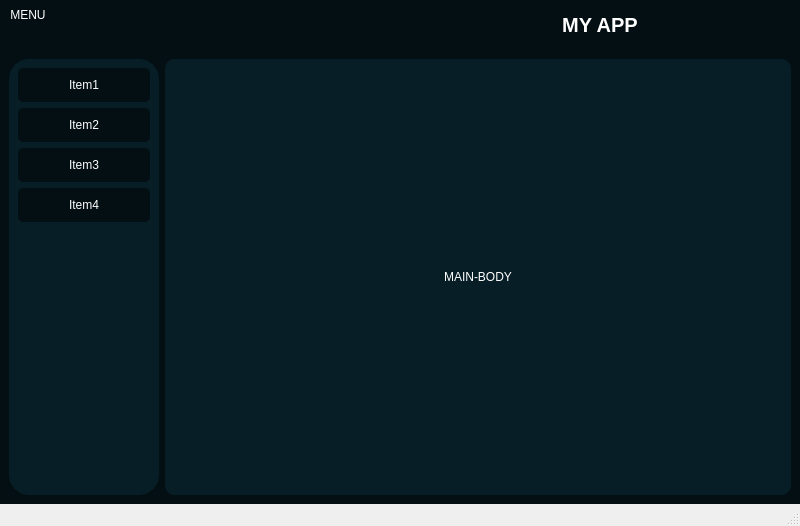
<?xml version="1.0" encoding="UTF-8"?>
<ui version="4.0">
 <class>MainWindow</class>
 <widget class="QMainWindow" name="MainWindow">
  <property name="geometry">
   <rect>
    <x>0</x>
    <y>0</y>
    <width>800</width>
    <height>526</height>
   </rect>
  </property>
  <property name="windowTitle">
   <string>MainWindow</string>
  </property>
  <widget class="QWidget" name="centralwidget">
   <property name="styleSheet">
    <string notr="true">*{
 border:none;
 background-color:transparent;
 color:#fff;
}
#centralwidget{
 background-color:#040f13;
}
QPushButton{
 padding:10px;
 background-color:#040f13;
 border-radius:5px;
}
#frame_4{
 background-color:#071e26;
 border-radius:10px;
}
#side_menu{
 background-color:#071e26;
 border-radius:20px;
}</string>
   </property>
   <layout class="QVBoxLayout" name="verticalLayout">
    <property name="spacing">
     <number>0</number>
    </property>
    <property name="leftMargin">
     <number>0</number>
    </property>
    <property name="topMargin">
     <number>0</number>
    </property>
    <property name="rightMargin">
     <number>0</number>
    </property>
    <property name="bottomMargin">
     <number>0</number>
    </property>
    <item>
     <widget class="QFrame" name="header">
      <property name="minimumSize">
       <size>
        <width>0</width>
        <height>50</height>
       </size>
      </property>
      <property name="maximumSize">
       <size>
        <width>16777215</width>
        <height>50</height>
       </size>
      </property>
      <property name="sizeIncrement">
       <size>
        <width>0</width>
        <height>0</height>
       </size>
      </property>
      <property name="frameShape">
       <enum>QFrame::StyledPanel</enum>
      </property>
      <property name="frameShadow">
       <enum>QFrame::Raised</enum>
      </property>
      <layout class="QHBoxLayout" name="horizontalLayout_2">
       <property name="spacing">
        <number>0</number>
       </property>
       <property name="leftMargin">
        <number>0</number>
       </property>
       <property name="topMargin">
        <number>0</number>
       </property>
       <property name="rightMargin">
        <number>0</number>
       </property>
       <property name="bottomMargin">
        <number>0</number>
       </property>
       <item alignment="Qt::AlignLeft|Qt::AlignTop">
        <widget class="QFrame" name="frame">
         <property name="frameShape">
          <enum>QFrame::StyledPanel</enum>
         </property>
         <property name="frameShadow">
          <enum>QFrame::Raised</enum>
         </property>
         <layout class="QVBoxLayout" name="verticalLayout_4">
          <property name="spacing">
           <number>0</number>
          </property>
          <property name="leftMargin">
           <number>0</number>
          </property>
          <property name="topMargin">
           <number>0</number>
          </property>
          <property name="rightMargin">
           <number>0</number>
          </property>
          <property name="bottomMargin">
           <number>0</number>
          </property>
          <item alignment="Qt::AlignLeft|Qt::AlignTop">
           <widget class="QPushButton" name="menuBtn">
            <property name="minimumSize">
             <size>
              <width>0</width>
              <height>30</height>
             </size>
            </property>
            <property name="maximumSize">
             <size>
              <width>16777215</width>
              <height>30</height>
             </size>
            </property>
            <property name="text">
             <string>MENU</string>
            </property>
            <property name="icon">
             <iconset resource="../../Program Files (x86)/Software/OneDrive/其他功能文件夹/图标icon/icon_white/icon_white.qrc">
              <normaloff>:/feather_fff/feather/align-justify.svg</normaloff>:/feather_fff/feather/align-justify.svg</iconset>
            </property>
            <property name="iconSize">
             <size>
              <width>24</width>
              <height>24</height>
             </size>
            </property>
           </widget>
          </item>
         </layout>
        </widget>
       </item>
       <item>
        <widget class="QFrame" name="frame_3">
         <property name="frameShape">
          <enum>QFrame::StyledPanel</enum>
         </property>
         <property name="frameShadow">
          <enum>QFrame::Raised</enum>
         </property>
         <layout class="QVBoxLayout" name="verticalLayout_5">
          <item>
           <widget class="QLabel" name="label">
            <property name="font">
             <font>
              <pointsize>15</pointsize>
              <weight>75</weight>
              <bold>true</bold>
             </font>
            </property>
            <property name="text">
             <string>MY APP</string>
            </property>
            <property name="alignment">
             <set>Qt::AlignCenter</set>
            </property>
           </widget>
          </item>
         </layout>
        </widget>
       </item>
      </layout>
     </widget>
    </item>
    <item>
     <widget class="QFrame" name="frame_2">
      <property name="sizePolicy">
       <sizepolicy hsizetype="Preferred" vsizetype="Expanding">
        <horstretch>0</horstretch>
        <verstretch>0</verstretch>
       </sizepolicy>
      </property>
      <property name="frameShape">
       <enum>QFrame::StyledPanel</enum>
      </property>
      <property name="frameShadow">
       <enum>QFrame::Raised</enum>
      </property>
      <layout class="QHBoxLayout" name="horizontalLayout">
       <item>
        <widget class="QCustomSlideMenu" name="side_menu" native="true">
         <layout class="QVBoxLayout" name="verticalLayout_2">
          <property name="spacing">
           <number>0</number>
          </property>
          <property name="leftMargin">
           <number>0</number>
          </property>
          <property name="topMargin">
           <number>0</number>
          </property>
          <property name="rightMargin">
           <number>0</number>
          </property>
          <property name="bottomMargin">
           <number>0</number>
          </property>
          <item alignment="Qt::AlignLeft|Qt::AlignTop">
           <widget class="QFrame" name="frame_5">
            <property name="minimumSize">
             <size>
              <width>150</width>
              <height>0</height>
             </size>
            </property>
            <property name="maximumSize">
             <size>
              <width>150</width>
              <height>16777215</height>
             </size>
            </property>
            <property name="toolTip">
             <string extracomment=" "/>
            </property>
            <property name="frameShape">
             <enum>QFrame::StyledPanel</enum>
            </property>
            <property name="frameShadow">
             <enum>QFrame::Raised</enum>
            </property>
            <layout class="QVBoxLayout" name="verticalLayout_3">
             <item>
              <widget class="QPushButton" name="pushButton_2">
               <property name="text">
                <string>Item1</string>
               </property>
               <property name="icon">
                <iconset resource="../../Program Files (x86)/Software/OneDrive/其他功能文件夹/图标icon/icon_white/icon_white.qrc">
                 <normaloff>:/feather_fff/feather/cpu.svg</normaloff>:/feather_fff/feather/cpu.svg</iconset>
               </property>
              </widget>
             </item>
             <item>
              <widget class="QPushButton" name="pushButton_3">
               <property name="text">
                <string>Item2</string>
               </property>
               <property name="icon">
                <iconset resource="../../Program Files (x86)/Software/OneDrive/其他功能文件夹/图标icon/icon_white/icon_white.qrc">
                 <normaloff>:/feather_fff/feather/anchor.svg</normaloff>:/feather_fff/feather/anchor.svg</iconset>
               </property>
              </widget>
             </item>
             <item>
              <widget class="QPushButton" name="pushButton_4">
               <property name="text">
                <string>Item3</string>
               </property>
               <property name="icon">
                <iconset resource="../../Program Files (x86)/Software/OneDrive/其他功能文件夹/图标icon/icon_white/icon_white.qrc">
                 <normaloff>:/feather_fff/feather/activity.svg</normaloff>:/feather_fff/feather/activity.svg</iconset>
               </property>
              </widget>
             </item>
             <item>
              <widget class="QPushButton" name="pushButton_5">
               <property name="text">
                <string>Item4</string>
               </property>
               <property name="icon">
                <iconset resource="../../Program Files (x86)/Software/OneDrive/其他功能文件夹/图标icon/icon_white/icon_white.qrc">
                 <normaloff>:/feather_fff/feather/airplay.svg</normaloff>:/feather_fff/feather/airplay.svg</iconset>
               </property>
              </widget>
             </item>
            </layout>
           </widget>
          </item>
         </layout>
        </widget>
       </item>
       <item>
        <widget class="QFrame" name="frame_4">
         <property name="sizePolicy">
          <sizepolicy hsizetype="Expanding" vsizetype="Preferred">
           <horstretch>0</horstretch>
           <verstretch>0</verstretch>
          </sizepolicy>
         </property>
         <property name="frameShape">
          <enum>QFrame::StyledPanel</enum>
         </property>
         <property name="frameShadow">
          <enum>QFrame::Raised</enum>
         </property>
         <layout class="QVBoxLayout" name="verticalLayout_6">
          <item>
           <widget class="QLabel" name="label_3">
            <property name="text">
             <string>MAIN-BODY</string>
            </property>
            <property name="alignment">
             <set>Qt::AlignCenter</set>
            </property>
           </widget>
          </item>
         </layout>
        </widget>
       </item>
      </layout>
     </widget>
    </item>
   </layout>
  </widget>
  <widget class="QStatusBar" name="statusbar"/>
 </widget>
 <customwidgets>
  <customwidget>
   <class>QCustomSlideMenu</class>
   <extends>QWidget</extends>
   <header>Custom_Widgets.Widgets.h</header>
   <container>1</container>
  </customwidget>
 </customwidgets>
 <resources>
  <include location="../../Program Files (x86)/Software/OneDrive/其他功能文件夹/图标icon/icon_white/icon_white.qrc"/>
 </resources>
 <connections/>
</ui>
